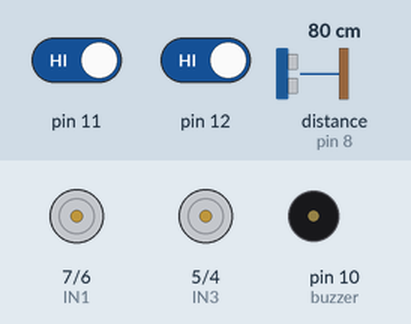
The sketch below on a simulated Arduino Uno, built with avr-gcc and run on an emulated ATmega328P. On the bench: motor-driver pin pairs drawn as motors (green arrow = first pin HIGH = forward, orange = second pin HIGH = backward, longer = more drive, scaled by the enable pin), buzzer (waves = sounding). Wiring (inferred from the names in the program): ultrasonic range finder: trigger pin 2; echo pin 8. The inputs (shaded band) are chosen by the test bench; at power-on: distance to the obstacle (sensor on pin 8) 80 cm, pin 11 HIGH, pin 12 HIGH. The echo pulse lasts 58.3 µs per cm; what the sketch prints to the serial monitor is not drawn.

Above: at 1.2 s.
1.3 s: distance to the obstacle (sensor on pin 8) set to 22 cm
2.8 s: distance to the obstacle (sensor on pin 8) set to 19 cm
At 3.2 s:
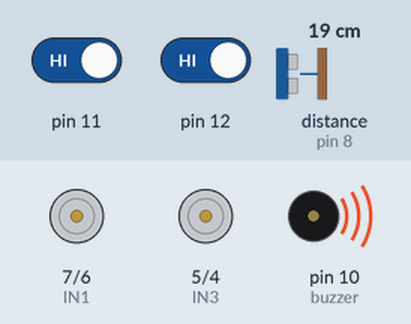
5.8 s: distance to the obstacle (sensor on pin 8) set to 35 cm
At 6.5 s:
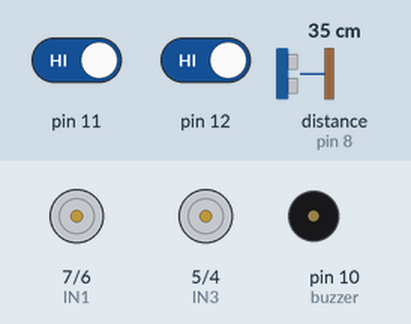
7.3 s: pin 11 driven LOW
At 8.3 s:
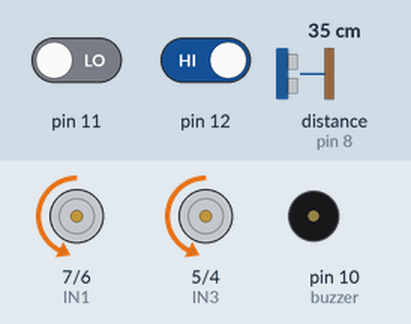
8.8 s: pin 12 driven LOW
At 9.5 s:
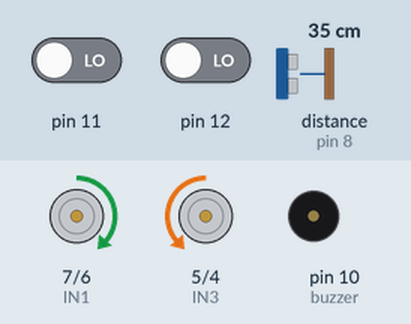
10.3 s: pin 11 driven HIGH
At 10.6 s:
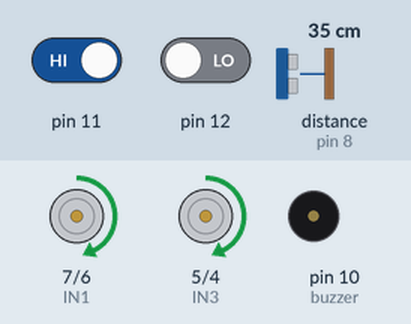
Timing chart, 0 to 12.8 s (numbered marks = the images above; inputs shaded):
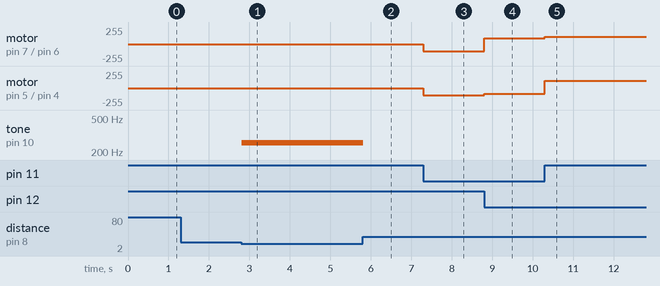

Measured:
- the behaviour switches between 21 and 20 cm on distance to the obstacle (sensor on pin 8) (found by bisection; images 0 and 1)
- after the input at 1.3 s, every drawn part: stays the same
- after the input at 2.8 s, tone on pin 10 (buzzer): silent → 255 Hz at once
- after the input at 5.8 s, tone on pin 10 (buzzer): 255 Hz → silent at once
- after the input at 7.3 s, motor on pin 7 (IN1) / pin 6 (IN2), motor on pin 5 (IN3) / pin 4 (IN4): stopped → backward 110/255 at once
- after the input at 8.8 s, motor on pin 7 (IN1) / pin 6 (IN2): backward 110/255 → forward 85/255 at once; motor on pin 5 (IN3) / pin 4 (IN4): backward 110/255 → backward 85/255 at once
- after the input at 10.3 s, motor on pin 7 (IN1) / pin 6 (IN2): forward 85/255 → forward 110/255 at once; motor on pin 5 (IN3) / pin 4 (IN4): backward 85/255 → forward 110/255 at once

The sketch:

proj.ino
```cpp
const int IN1 = 7;
const int IN2 = 6;
const int IN3 = 5;
const int IN4 = 4;
const int ENA = 9;
const int ENB = 3;
int trig = 2;
int echo = 8;
float distance ;
float time1 ;
int buzzer = 10;
int RIR=11,LIR=12;


void forward(){
  analogWrite(ENA, 85);
  analogWrite(ENB, 85);
  //control direction
  digitalWrite(IN1, HIGH);
  digitalWrite(IN2, LOW);
  digitalWrite(IN3, LOW);
  digitalWrite(IN4, HIGH);
  }
void backward(){
  analogWrite(ENA, 85);
  analogWrite(ENB, 85);
  //control direction
  digitalWrite(IN1, LOW);
  digitalWrite(IN2, HIGH);
  digitalWrite(IN3, HIGH);
  digitalWrite(IN4, LOW);
  }
void left(){
  analogWrite(ENA, 110);
  analogWrite(ENB, 110);
  //control direction
  digitalWrite(IN1, LOW);
  digitalWrite(IN2, HIGH);
  digitalWrite(IN3, LOW);
  digitalWrite(IN4, HIGH);
  }
void right(){
  analogWrite(ENA, 110);
  analogWrite(ENB, 110);
  //control direction
  digitalWrite(IN1, HIGH);
  digitalWrite(IN2, LOW);
  digitalWrite(IN3, HIGH);
  digitalWrite(IN4, LOW);
  }
void stopp(){
  analogWrite(ENA, 0);
  analogWrite(ENB, 0);
  //control direction
  digitalWrite(IN1, LOW);
  digitalWrite(IN2, LOW);
  digitalWrite(IN3, LOW);
  digitalWrite(IN4, LOW);
}


void setup() {
  pinMode(trig,OUTPUT);
  pinMode(echo,INPUT);
  pinMode(buzzer,OUTPUT);
  Serial.begin(9600);
  pinMode(11,INPUT);
  pinMode(12,INPUT);
  pinMode (IN1, OUTPUT);
  pinMode (IN2, OUTPUT);
  pinMode (IN3, OUTPUT);
  pinMode (IN4, OUTPUT);
  pinMode (ENA, OUTPUT);
  pinMode (ENB, OUTPUT);

}

void loop() {
  digitalWrite(13,HIGH);

  digitalWrite(trig,LOW);
  delayMicroseconds(2);
  digitalWrite(trig,HIGH);
  delayMicroseconds(10);
  digitalWrite(trig,LOW);
  time1 = pulseIn(echo,HIGH);
  distance = time1/57.8;

  //delay(500);

  Serial.print(distance);
    if (distance < 20){
      tone(10,255,500);
      delay(500);
      stopp();
      }
    else if(digitalRead(12) ==0 && digitalRead(11) == 0){
      forward();
      }
    else if(digitalRead(12) ==0 && digitalRead(11) == 1){
      right();
      }
    else if(digitalRead(12) ==1 && digitalRead(11) == 0){
      left();
      }else{
     //else if(digitalRead(12) ==1 && digitalRead(11) == 1){
      stopp();
     }

}
```
